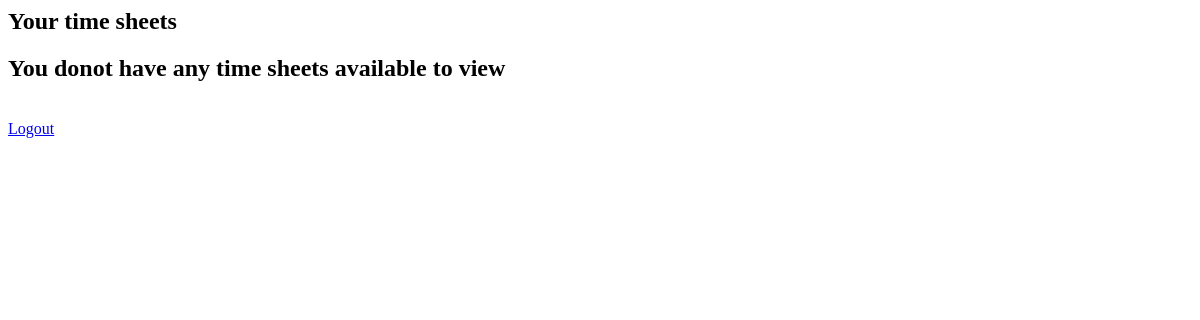
Page /accounts/timesheet/ (signed in) on the earlier database version.
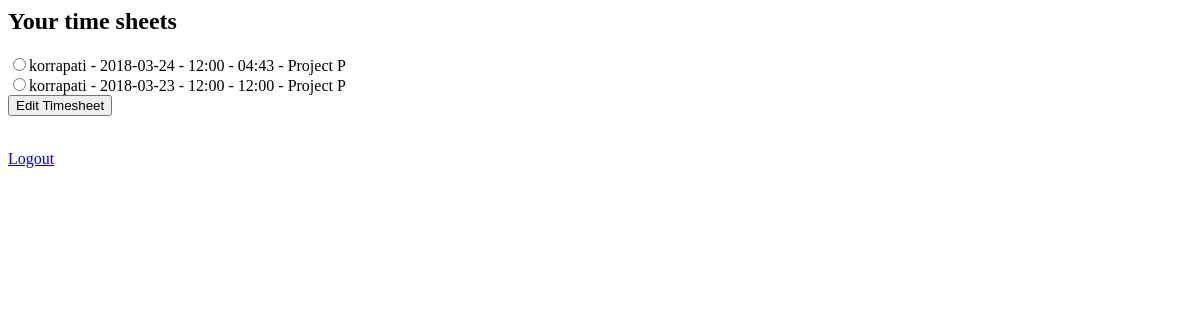
Same page on the later database version.
### accounts/models.py (models this page shows)
class TimeSheet(models.Model):
    profile = models.ManyToManyField(Profile)
    emp_name = models.CharField(max_length=100, default='emp_name')
    date  = models.DateField()
    start_time = models.TimeField()
    end_time = models.TimeField()
    project = models.ForeignKey(Project, on_delete=models.CASCADE)
    def __str__(self):
        return self.emp_name + ' ' + self.project.project_name +' '+ str(self.date)

class Project(models.Model):
    project_name = models.CharField(max_length=200)
    employees = models.ManyToManyField(Profile)
    def __str__(self):
        return self.project_name

### accounts/views.py (the view)
# urls.py: path('timesheet/', views.timesheet_view, name='timesheet_view'),
def timesheet_view(request):
    if request.user.is_authenticated:
        profile = Profile.objects.filter(user=request.user)[0]
        print(profile)
        timesheets = TimeSheet.objects.filter(profile=profile)
        print(timesheets)
        return render(request, 'accounts/timesheet.html', {'timesheets':timesheets})
    else:
        return render(request, 'accounts/login.html', {'error': 'Login to access the page'})

### accounts/models.py (called while the page is built)
    def __str__(self):
        return self.emp_name

### accounts/templates/accounts/timesheet.html (shortened to what this page needs)
<h2>Your time sheets</h2>
<form action="{% url 'accounts:edittimesheet' %}" method="get">
{% if timesheets %}
  {% for timesheet in timesheets %}
      <input type="radio" name = "timesheet_id" value="{{ timesheet.id }}">{{ timesheet.emp_name }} - {{ timesheet.date|date:"Y-m-d" }} - {{ timesheet.start_time|time:"h:i" }} - {{ timesheet.end_time|time:"h:i" }} - {{ timesheet.project }}<br>
  {%endfor%}
      <input type="submit" value="Edit Timesheet">
  </form>
{% else %}
  <h2>You donot have any time sheets available to view</h2>
{% endif %}
<br>
<a href="{% url 'accounts:logout' %}">Logout</a>

Differences in the rows shown:
added TimeSheet: emp_name "korrapati", date "2018-03-24", start_time "12:00", end_time "04:43", project "Project P"
added TimeSheet: emp_name "korrapati", date "2018-03-23", start_time "12:00", end_time "12:00", project "Project P"
Other differences:
form field value: (not shown) → "Edit Timesheet"
text no longer shown: "You donot have any time sheets available to view"
